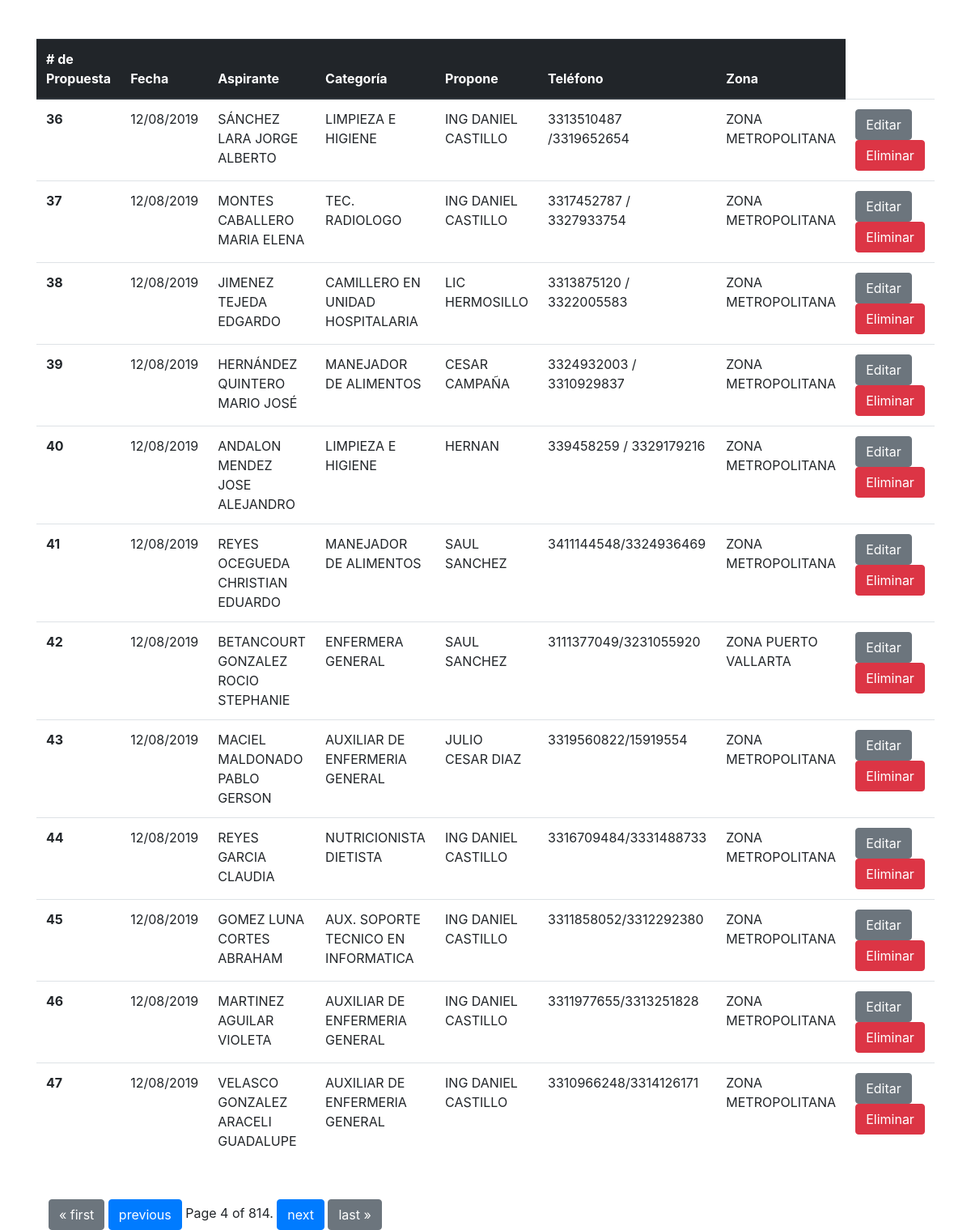
Screenshot of /controlana/listado/?page=4 with the database file from the repository.
### controlanaa/models.py (models this page shows, shortened)
class controlModel(models.Model):
    class Meta:
        db_table = 'controlTable'
    id = models.BigAutoField(primary_key=True)
    ppta = models.CharField(max_length=100, blank=True)
    fecha = models.CharField(max_length=50, blank=True)
    aspirante = models.CharField(max_length=250, blank=True)
    categoria = models.CharField(max_length=250, blank=True)
    propone = models.CharField(max_length=250, blank=True)
    telefono = models.CharField(max_length=250, blank=True)
    zona = models.CharField(max_length=150, blank=True)

### controlanaa/views.py (the view, shortened to what this page needs)
# urls.py: path('listado/', views.list, name='list'),
def list(request):
    title = 'Listado General'
    if request.method == 'GET':
        ctx = controlModel.objects.all()
        paginator = Paginator(ctx, 12)
        print(paginator)
        page_number = request.GET.get("page")
        print(page_number)
        page_obj = paginator.get_page(page_number)
        for i in page_obj:
            print(i.ppta, i.fecha)
    return render(request, "listado.html", {'page_obj': page_obj, 'ctx': ctx, 'title': title})

### templates/listado.html (shortened to what this page needs)
{% extends 'base.html' %}
{% block content %}
	 <table class="table">
	     <thead class="thead-dark" >
			<tr>
			    <th scope="col"># de Propuesta</th>
			    <th scope="col">Fecha</th>
			    <th scope="col">Aspirante</th>
			    <th scope="col">Categoría</th>
			    <th scope="col">Propone</th>
			    <th scope="col">Teléfono</th>
			    <th scope="col">Zona</th>
			</tr>
		    </thead>
		    <tbody>
			{% for x in page_obj %}
			<tr>
			    <th scope="row">{{ x.ppta }}</th>
			    <td>{{ x.fecha }}</td>
			    <td>{{ x.aspirante }}</td>
			    <td>{{ x.categoria }}</td>
			    <td>{{ x.propone }}</td>
			    <td>{{ x.telefono }}</td>
			    <td>{{ x.zona }}</td>
			    <td>
				<a href="{% url 'editar' x.id %}" class="btn btn-secondary">Editar</a>
				<a href="{% url 'eliminar' x.id %}" class="btn btn-danger">Eliminar</a>
			    </td>
			</tr>
			{% endfor %}
		    </tbody>
	</table>
<div class="container mt-5">
    <div class="row">
        <div class="col">
 <div class="pagination">
        <span class="step-links">
            {% if page_obj.has_previous %}
            <a href="?page=1" class="btn btn-secondary">&laquo first</a>
           <a href="?page={{ page_obj.previous_page_number }}" class="btn btn-primary">previous</a>
            {% endif %}
            <span class="current">
                Page {{ page_obj.number }} of {{ page_obj.paginator.num_pages }}.
            </span>
            {% if page_obj.has_next %}
                <a href="?page={{ page_obj.next_page_number }}" class="btn btn-primary">next</a>
                <a href="?page={{ page_obj.paginator.num_pages }}" class="btn btn-secondary"> last &raquo</a>
            {% endif %}
        </span>
    </div>
        </div>
    </div>
</div>
{% endblock %}

### rows the page displays
controlModel: ppta "36", fecha "12/08/2019", aspirante "SÁNCHEZ LARA JORGE ALBERTO", categoria "LIMPIEZA E HIGIENE", propone "ING DANIEL CASTILLO", telefono "3313510487 /3319652654", zona "ZONA METROPOLITANA"
controlModel: ppta "37", fecha "12/08/2019", aspirante "MONTES CABALLERO MARIA ELENA", categoria "TEC. RADIOLOGO", propone "ING DANIEL CASTILLO", telefono "3317452787 / 3327933754", zona "ZONA METROPOLITANA"
controlModel: ppta "38", fecha "12/08/2019", aspirante "JIMENEZ TEJEDA EDGARDO", categoria "CAMILLERO EN UNIDAD HOSPITALARIA", propone "LIC HERMOSILLO", telefono "3313875120 / 3322005583", zona "ZONA METROPOLITANA"
controlModel: ppta "39", fecha "12/08/2019", aspirante "HERNÁNDEZ QUINTERO MARIO JOSÉ", categoria "MANEJADOR DE ALIMENTOS", propone "CESAR CAMPAÑA", telefono "3324932003 / 3310929837", zona "ZONA METROPOLITANA"
controlModel: ppta "40", fecha "12/08/2019", aspirante "ANDALON MENDEZ JOSE ALEJANDRO", categoria "LIMPIEZA E HIGIENE", propone "HERNAN", telefono "339458259 / 3329179216", zona "ZONA METROPOLITANA"
controlModel: ppta "41", fecha "12/08/2019", aspirante "REYES OCEGUEDA CHRISTIAN EDUARDO", categoria "MANEJADOR DE ALIMENTOS", propone "SAUL SANCHEZ", telefono "3411144548/3324936469", zona "ZONA METROPOLITANA"
controlModel: ppta "42", fecha "12/08/2019", aspirante "BETANCOURT GONZALEZ ROCIO STEPHANIE", categoria "ENFERMERA GENERAL", propone "SAUL SANCHEZ", telefono "3111377049/3231055920", zona "ZONA PUERTO VALLARTA"
controlModel: ppta "43", fecha "12/08/2019", aspirante "MACIEL MALDONADO PABLO GERSON", categoria "AUXILIAR DE ENFERMERIA GENERAL", propone "JULIO CESAR DIAZ", telefono "3319560822/15919554", zona "ZONA METROPOLITANA"
controlModel: ppta "44", fecha "12/08/2019", aspirante "REYES GARCIA CLAUDIA", categoria "NUTRICIONISTA DIETISTA", propone "ING DANIEL CASTILLO", telefono "3316709484/3331488733", zona "ZONA METROPOLITANA"
controlModel: ppta "45", fecha "12/08/2019", aspirante "GOMEZ LUNA CORTES ABRAHAM", categoria "AUX. SOPORTE TECNICO EN INFORMATICA", propone "ING DANIEL CASTILLO", telefono "3311858052/3312292380", zona "ZONA METROPOLITANA"
controlModel: ppta "46", fecha "12/08/2019", aspirante "MARTINEZ AGUILAR VIOLETA", categoria "AUXILIAR DE ENFERMERIA GENERAL", propone "ING DANIEL CASTILLO", telefono "3311977655/3313251828", zona "ZONA METROPOLITANA"
controlModel: ppta "47", fecha "12/08/2019", aspirante "VELASCO GONZALEZ ARACELI GUADALUPE", categoria "AUXILIAR DE ENFERMERIA GENERAL", propone "ING DANIEL CASTILLO", telefono "3310966248/3314126171", zona "ZONA METROPOLITANA"

### other values shown
{{ page_obj.number }} "4"
{{ page_obj.paginator.num_pages }} "814"
